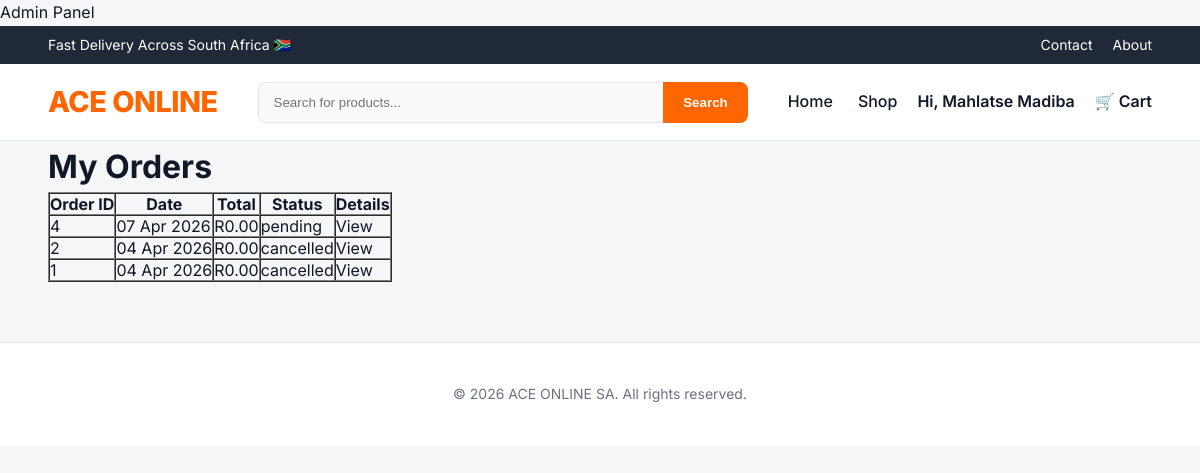
/account/orders.php (signed in), run on the app's committed database.
### tables this page shows
CREATE TABLE `orders` (
  `id` int(11) NOT NULL,
  `customer_id` int(11) NOT NULL,
  `address_id` int(11) DEFAULT NULL,
  `order_number` varchar(50) NOT NULL,
  `status` enum('pending','paid','processing','shipped','delivered','cancelled') DEFAULT 'pending',
  `subtotal` decimal(10,2) NOT NULL DEFAULT 0.00,
  `shipping_fee` decimal(10,2) NOT NULL DEFAULT 0.00,
  `discount_amount` decimal(10,2) NOT NULL DEFAULT 0.00,
  `total_amount` decimal(10,2) NOT NULL DEFAULT 0.00,
  `payment_status` enum('unpaid','paid','failed','refunded') DEFAULT 'unpaid',
  `notes` text DEFAULT NULL,
  `created_at` timestamp NOT NULL DEFAULT current_timestamp(),
  `updated_at` timestamp NOT NULL DEFAULT current_timestamp() ON UPDATE current_timestamp(),
  `total` decimal(10,2) NOT NULL DEFAULT 0.00
);

### account/orders.php (the view, shortened to what this page needs)
<?php
require '../public/partials/db.php';
include '../public/partials/header.php';
$customerId = (int)$_SESSION['customer_id'];
$stmt = $conn->prepare("
    SELECT o.id, o.total, o.created_at, o.status
    FROM orders o
    WHERE o.customer_id = ?
    ORDER BY o.created_at DESC
");
$stmt->bind_param("i", $customerId);
$stmt->execute();
$result = $stmt->get_result();
$orders = $result->fetch_all(MYSQLI_ASSOC);
?>
<div class="container">
    <h1>My Orders</h1>
    <?php if (!empty($orders)): ?>
        <table border="1" cellpadding="5" cellspacing="0">
            <tr>
                <th>Order ID</th>
                <th>Date</th>
                <th>Total</th>
                <th>Status</th>
                <th>Details</th>
            </tr>
            <?php foreach ($orders as $order): ?>
                <tr>
                    <td><?= $order['id'] ?></td>
                    <td><?= date("d M Y", strtotime($order['created_at'])) ?></td>
                    <td>R<?= number_format($order['total'], 2) ?></td>
                    <td><?= htmlspecialchars($order['status']) ?></td>
                    <td><a href="order_details.php?id=<?= $order['id'] ?>">View</a></td>
                </tr>
            <?php endforeach; ?>
        </table>
    <?php else: ?>
        <p>You have not placed any orders yet. <a href="../products.php">Start shopping</a>.</p>
    <?php endif; ?>
</div>
<?php include '../public/partials/footer.php'; ?>

### public/assets/css/base.css (style rules this page uses)
:root { --primary: #ff6600; --primary-dark: #e65c00; --dark: #1f2937; --light-bg: #f5f6f8; --border: #e5e7eb; --text: #111827; --muted: #6b7280; --white: #ffffff; }
* { margin: 0; padding: 0; box-sizing: border-box; }
body { font-family: 'Inter', sans-serif; background: var(--light-bg); color: var(--text); line-height: 1.6; }
a { text-decoration: none; color: inherit; }

### public/assets/css/layout.css (style rules this page uses)
.container { width: 92%; max-width: 1280px; margin: auto; }

### data on the page
orders: id "4", created_at "07 Apr 2026", total "0.00", status "pending"
orders: id "2", created_at "04 Apr 2026", total "0.00", status "cancelled"
orders: id "1", created_at "04 Apr 2026", total "0.00", status "cancelled"

### other printed values
$_SESSION['customer_name'] "Mahlatse Madiba"
